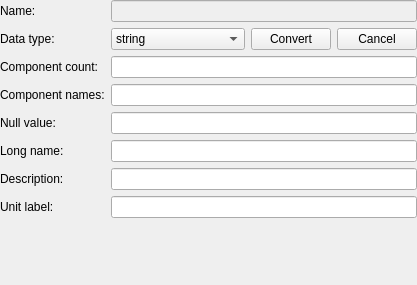
<?xml version="1.0" encoding="UTF-8"?>
<ui version="4.0">
 <class>qCjyxTableColumnPropertiesWidget</class>
 <widget class="qCjyxWidget" name="qCjyxTableColumnPropertiesWidget">
  <property name="geometry">
   <rect>
    <x>0</x>
    <y>0</y>
    <width>384</width>
    <height>285</height>
   </rect>
  </property>
  <property name="sizePolicy">
   <sizepolicy hsizetype="Preferred" vsizetype="Preferred">
    <horstretch>0</horstretch>
    <verstretch>0</verstretch>
   </sizepolicy>
  </property>
  <property name="windowTitle">
   <string>Place markups</string>
  </property>
  <layout class="QFormLayout" name="formLayout_2">
   <property name="fieldGrowthPolicy">
    <enum>QFormLayout::AllNonFixedFieldsGrow</enum>
   </property>
   <property name="leftMargin">
    <number>0</number>
   </property>
   <property name="topMargin">
    <number>0</number>
   </property>
   <property name="rightMargin">
    <number>0</number>
   </property>
   <property name="bottomMargin">
    <number>0</number>
   </property>
   <item row="1" column="0">
    <widget class="QLabel" name="NameLabel">
     <property name="text">
      <string>Name:</string>
     </property>
    </widget>
   </item>
   <item row="1" column="1">
    <widget class="QLineEdit" name="NameLineEdit">
     <property name="enabled">
      <bool>false</bool>
     </property>
     <property name="readOnly">
      <bool>true</bool>
     </property>
    </widget>
   </item>
   <item row="2" column="0">
    <widget class="QLabel" name="DataTypeLabel">
     <property name="text">
      <string>Data type:</string>
     </property>
    </widget>
   </item>
   <item row="2" column="1">
    <layout class="QHBoxLayout" name="horizontalLayout">
     <item>
      <widget class="QComboBox" name="DataTypeComboBox">
       <item>
        <property name="text">
         <string>string</string>
        </property>
       </item>
       <item>
        <property name="text">
         <string>double</string>
        </property>
       </item>
       <item>
        <property name="text">
         <string>int</string>
        </property>
       </item>
       <item>
        <property name="text">
         <string>bit</string>
        </property>
       </item>
       <item>
        <property name="text">
         <string>float</string>
        </property>
       </item>
       <item>
        <property name="text">
         <string>char</string>
        </property>
       </item>
       <item>
        <property name="text">
         <string>signed char</string>
        </property>
       </item>
       <item>
        <property name="text">
         <string>short</string>
        </property>
       </item>
       <item>
        <property name="text">
         <string>long</string>
        </property>
       </item>
       <item>
        <property name="text">
         <string>long long</string>
        </property>
       </item>
       <item>
        <property name="text">
         <string>__int64</string>
        </property>
       </item>
       <item>
        <property name="text">
         <string>idtype</string>
        </property>
       </item>
       <item>
        <property name="text">
         <string>unsigned char</string>
        </property>
       </item>
       <item>
        <property name="text">
         <string>unsigned short</string>
        </property>
       </item>
       <item>
        <property name="text">
         <string>unsigned int</string>
        </property>
       </item>
       <item>
        <property name="text">
         <string>unsigned long</string>
        </property>
       </item>
       <item>
        <property name="text">
         <string>unsigned long long</string>
        </property>
       </item>
       <item>
        <property name="text">
         <string>unsigned __int64</string>
        </property>
       </item>
      </widget>
     </item>
     <item>
      <widget class="QPushButton" name="ApplyTypeChangeButton">
       <property name="text">
        <string>Convert</string>
       </property>
      </widget>
     </item>
     <item>
      <widget class="QPushButton" name="CancelTypeChangeButton">
       <property name="text">
        <string>Cancel</string>
       </property>
      </widget>
     </item>
    </layout>
   </item>
   <item row="5" column="0">
    <widget class="QLabel" name="NullValueLabel">
     <property name="text">
      <string>Null value:</string>
     </property>
    </widget>
   </item>
   <item row="5" column="1">
    <widget class="QLineEdit" name="NullValueLineEdit"/>
   </item>
   <item row="6" column="0">
    <widget class="QLabel" name="LongNameLabel">
     <property name="text">
      <string>Long name:</string>
     </property>
    </widget>
   </item>
   <item row="6" column="1">
    <widget class="QLineEdit" name="LongNameLineEdit"/>
   </item>
   <item row="7" column="0">
    <widget class="QLabel" name="DescriptionLabel">
     <property name="text">
      <string>Description:</string>
     </property>
    </widget>
   </item>
   <item row="7" column="1">
    <widget class="QLineEdit" name="DescriptionLineEdit"/>
   </item>
   <item row="8" column="0">
    <widget class="QLabel" name="UnitLabelLabel">
     <property name="text">
      <string>Unit label:</string>
     </property>
    </widget>
   </item>
   <item row="8" column="1">
    <widget class="QLineEdit" name="UnitLabelLineEdit"/>
   </item>
   <item row="3" column="0">
    <widget class="QLabel" name="ComponentCountLabel">
     <property name="text">
      <string>Component count:</string>
     </property>
    </widget>
   </item>
   <item row="3" column="1">
    <widget class="QLineEdit" name="ComponentCountLineEdit">
     <property name="readOnly">
      <bool>true</bool>
     </property>
    </widget>
   </item>
   <item row="4" column="1">
    <widget class="QLineEdit" name="ComponentNamesLineEdit">
     <property name="readOnly">
      <bool>true</bool>
     </property>
    </widget>
   </item>
   <item row="4" column="0">
    <widget class="QLabel" name="ComponentNamesLabel">
     <property name="text">
      <string>Component names:</string>
     </property>
    </widget>
   </item>
  </layout>
  <action name="ActionPersistent">
   <property name="checkable">
    <bool>true</bool>
   </property>
   <property name="text">
    <string>Place multiple control points</string>
   </property>
   <property name="toolTip">
    <string>Place multiple control points</string>
   </property>
  </action>
  <action name="ActionDeleteAll">
   <property name="icon">
    <iconset>
     <normaloff>:/Icons/MarkupsDeleteAllRows.png</normaloff>:/Icons/MarkupsDeleteAllRows.png</iconset>
   </property>
   <property name="text">
    <string>Delete all control points</string>
   </property>
   <property name="toolTip">
    <string>Delete all control points in the list</string>
   </property>
  </action>
  <action name="ActionVisibility">
   <property name="icon">
    <iconset resource="../../../../../../Base/QTGUI/Resources/qCjyxBaseQTGUI.qrc">
     <normaloff>:/Icons/Small/CjyxInvisible.png</normaloff>
     <normalon>:/Icons/Small/CjyxVisible.png</normalon>:/Icons/Small/CjyxInvisible.png</iconset>
   </property>
   <property name="text">
    <string>Visibility</string>
   </property>
   <property name="toolTip">
    <string>Toggle control point visibility</string>
   </property>
  </action>
  <action name="ActionLocked">
   <property name="icon">
    <iconset resource="../../../../../../Base/QTGUI/Resources/qCjyxBaseQTGUI.qrc">
     <normaloff>:/Icons/Small/CjyxUnlock.png</normaloff>
     <normalon>:/Icons/Small/CjyxLock.png</normalon>:/Icons/Small/CjyxUnlock.png</iconset>
   </property>
   <property name="text">
    <string>Locked</string>
   </property>
   <property name="toolTip">
    <string>Toggle control point positions lock</string>
   </property>
  </action>
 </widget>
 <customwidgets>
  <customwidget>
   <class>qCjyxWidget</class>
   <extends>QWidget</extends>
   <header>qCjyxWidget.h</header>
   <container>1</container>
  </customwidget>
 </customwidgets>
 <resources>
  <include location="../../../../../../Libs/MRML/Widgets/Resources/qMRMLWidgets.qrc"/>
  <include location="../../../Resources/qCjyxTablesModule.qrc"/>
  <include location="../../../../../../Base/QTGUI/Resources/qCjyxBaseQTGUI.qrc"/>
 </resources>
 <connections/>
</ui>
